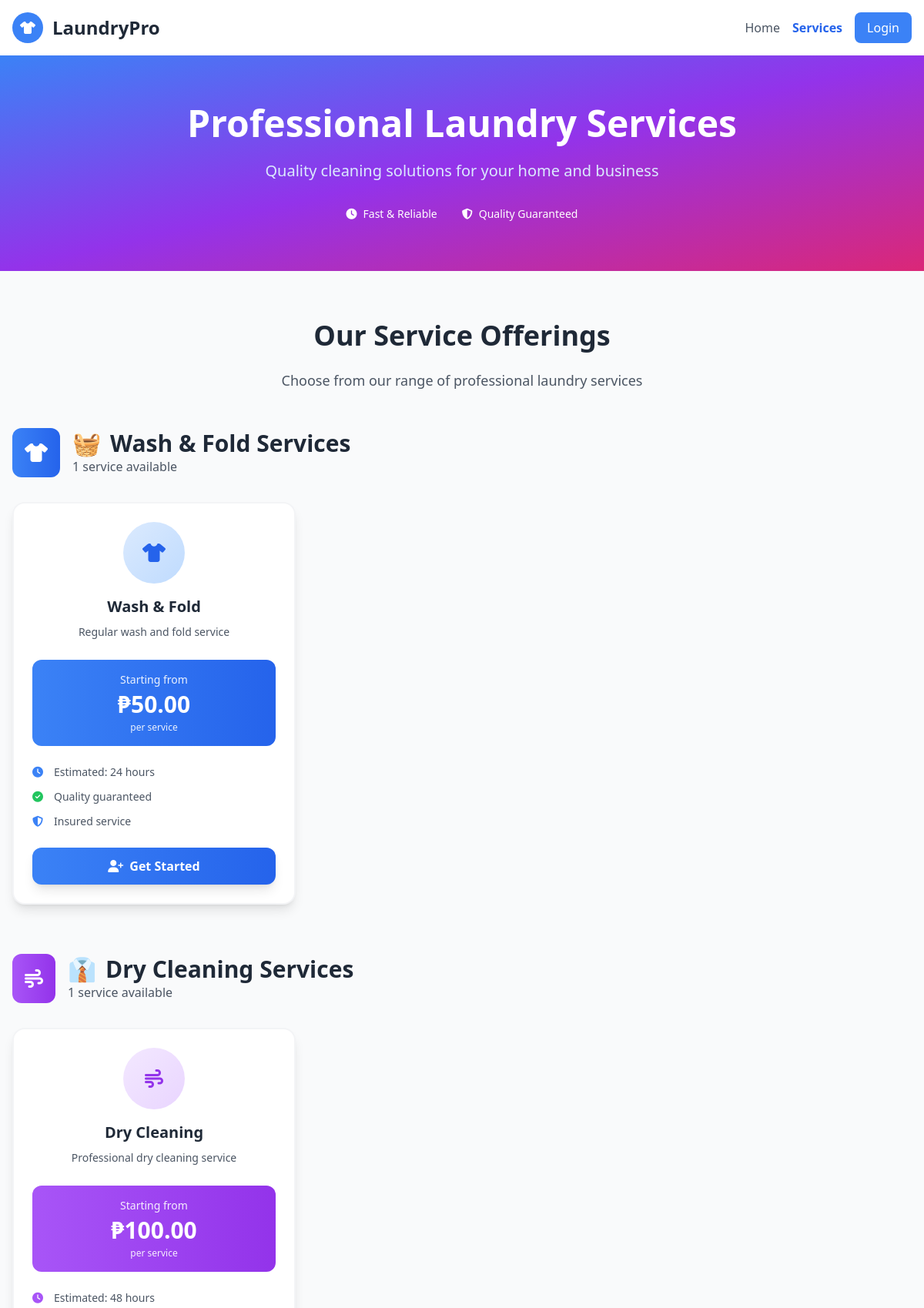
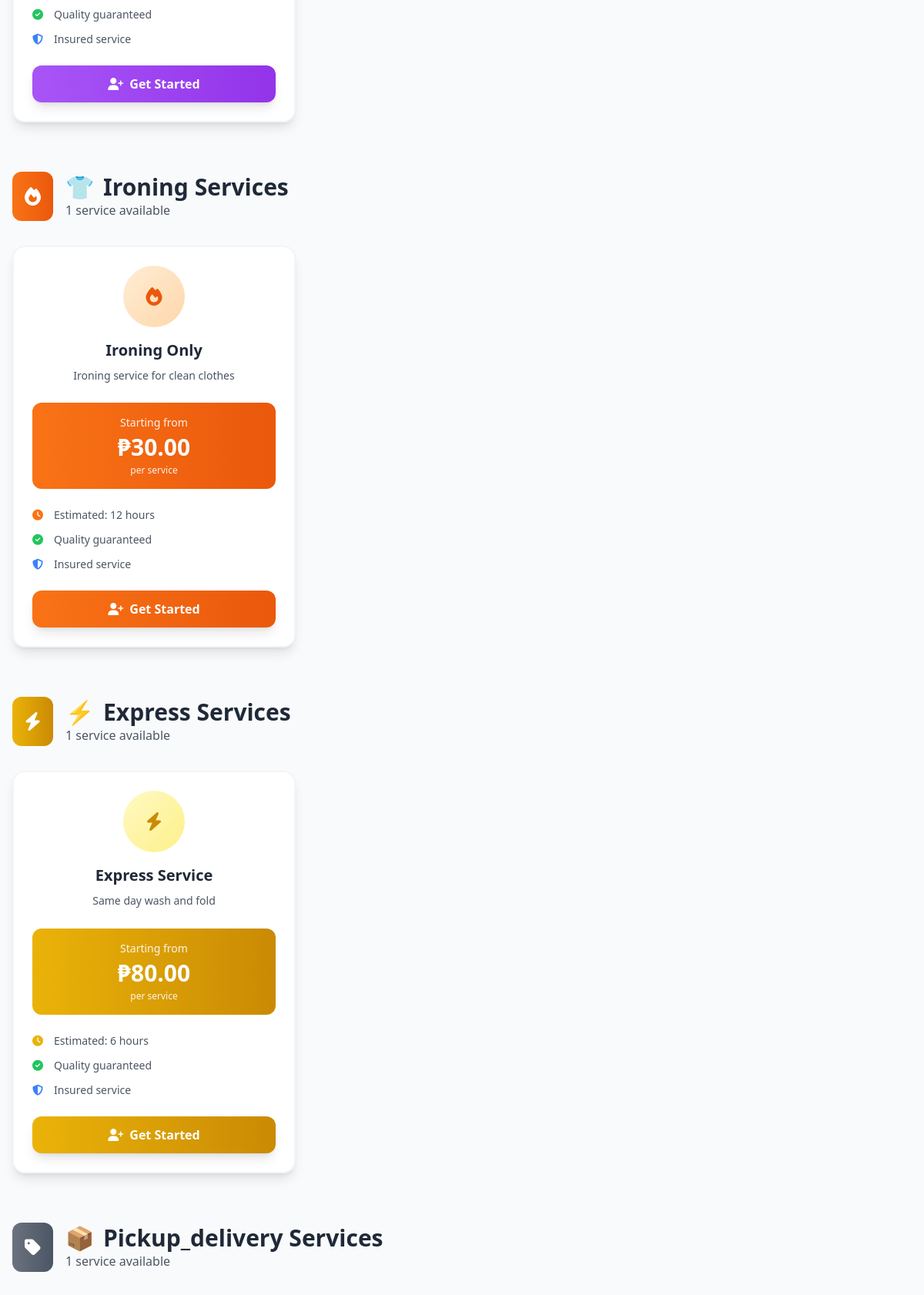
/services.php (upper part), run on the app's committed database (2 pictures, top to bottom).
### tables this page shows
CREATE TABLE `services` (
  `service_id` int(11) NOT NULL,
  `service_name` varchar(100) NOT NULL,
  `description` text DEFAULT NULL,
  `base_price` decimal(10,2) NOT NULL,
  `service_type` enum('wash_fold','dry_clean','ironing','express','pickup_delivery') NOT NULL,
  `estimated_duration` int(11) DEFAULT NULL COMMENT 'Duration in hours',
  `is_active` tinyint(1) DEFAULT 1,
  `created_at` datetime DEFAULT current_timestamp(),
  `updated_at` datetime DEFAULT current_timestamp() ON UPDATE current_timestamp()
);

### services.php (the view, shortened to what this page needs)
<?php
require_once 'config.php';
$stmt = $db->query("SELECT * FROM services WHERE is_active = 1 ORDER BY service_type, service_name");
$services = $stmt->fetchAll();
$servicesByType = [];
foreach ($services as $service) {
    $servicesByType[$service['service_type']][] = $service;
}
?>
<!DOCTYPE html>
<html lang="en">
<head>
    <script src="https://cdn.tailwindcss.com"></script>
    <link rel="stylesheet" href="https://cdnjs.cloudflare.com/ajax/libs/font-awesome/6.4.0/css/all.min.css">
</head>
<body class="bg-gray-50">
    <nav class="bg-white shadow-lg">
        <div class="max-w-7xl mx-auto px-4">
            <div class="flex justify-between items-center py-4">
                <div class="flex items-center">
                    <div class="bg-blue-500 w-10 h-10 rounded-full flex items-center justify-center mr-3">
                        <i class="fas fa-tshirt text-white"></i>
                    </div>
                    <h1 class="text-2xl font-bold text-gray-800">LaundryPro</h1>
                </div>
                <div class="flex items-center space-x-4">
                    <a href="index.php" class="text-gray-600 hover:text-blue-600 transition">Home</a>
                    <a href="services.php" class="text-blue-600 font-semibold">Services</a>
                    <a href="login.php" class="bg-blue-500 hover:bg-blue-600 text-white px-4 py-2 rounded-lg transition">Login</a>
                </div>
            </div>
        </div>
    </nav>
    <div class="bg-gradient-to-br from-blue-500 via-purple-600 to-pink-600 text-white py-16">
        <div class="max-w-7xl mx-auto px-4 text-center">
            <h1 class="text-5xl font-bold mb-6">Professional Laundry Services</h1>
            <p class="text-xl text-blue-100 mb-8">Quality cleaning solutions for your home and business</p>
            <div class="flex justify-center space-x-8 text-sm">
                <div class="flex items-center">
                    <i class="fas fa-clock mr-2"></i>
                    <span>Fast & Reliable</span>
                </div>
                <div class="flex items-center">
                    <i class="fas fa-shield-alt mr-2"></i>
                    <span>Quality Guaranteed</span>
                </div>
            </div>
        </div>
    </div>
    <div class="max-w-7xl mx-auto px-4 py-16">
        <?php if (empty($services)): ?>
        <div class="text-center py-16">
            <div class="bg-gray-100 w-24 h-24 rounded-full flex items-center justify-center mx-auto mb-6">
                <i class="fas fa-concierge-bell text-4xl text-gray-400"></i>
            </div>
            <h3 class="text-2xl font-bold text-gray-700 mb-4">Services Coming Soon</h3>
            <p class="text-gray-500 mb-8">We're currently setting up our service offerings. Please check back soon!</p>
            <a href="login.php"
               class="inline-flex items-center bg-blue-500 hover:bg-blue-600 text-white px-6 py-3 rounded-lg font-semibold transition">
                <i class="fas fa-user mr-2"></i>Create Account
            </a>
        </div>
        <?php else: ?>
        <div class="text-center mb-12">
            <h2 class="text-4xl font-bold text-gray-800 mb-6">Our Service Offerings</h2>
            <p class="text-gray-600 text-lg">Choose from our range of professional laundry services</p>
        </div>
        <?php
        $typeInfo = [
            'wash_fold' => ['label' => 'Wash & Fold', 'icon' => 'fa-tshirt', 'emoji' => '🧺', 'color' => 'blue'],
            'dry_clean' => ['label' => 'Dry Cleaning', 'icon' => 'fa-wind', 'emoji' => '👔', 'color' => 'purple'],
            'ironing' => ['label' => 'Ironing', 'icon' => 'fa-fire', 'emoji' => '👕', 'color' => 'orange'],
            'express' => ['label' => 'Express', 'icon' => 'fa-bolt', 'emoji' => '⚡', 'color' => 'yellow'],
        ];
        foreach ($servicesByType as $type => $typeServices):
            $info = $typeInfo[$type] ?? ['label' => ucfirst($type), 'icon' => 'fa-tag', 'emoji' => '📦', 'color' => 'gray'];
        ?>
        <div class="mb-16">
            <div class="flex items-center mb-8">
                <div class="bg-gradient-to-r from-<?= $info['color'] ?>-500 to-<?= $info['color'] ?>-600 p-4 rounded-xl mr-4">
                    <i class="fas <?= $info['icon'] ?> text-white text-2xl"></i>
                </div>
                <div>
                    <h3 class="text-3xl font-bold text-gray-800 flex items-center">
                        <span class="mr-3"><?= $info['emoji'] ?></span>
                        <?= $info['label'] ?> Services
                    </h3>
                    <p class="text-gray-600"><?= count($typeServices) ?> service<?= count($typeServices) > 1 ? 's' : '' ?> available</p>
                </div>
            </div>
            <div class="grid grid-cols-1 md:grid-cols-2 lg:grid-cols-3 gap-8">
                <?php foreach ($typeServices as $service): ?>
                <div class="bg-white rounded-2xl shadow-lg p-6 hover:shadow-2xl transition-all duration-300 transform hover:-translate-y-2 border-2 border-gray-100 hover:border-<?= $info['color'] ?>-300">
                    <div class="text-center mb-6">
                        <div class="bg-gradient-to-br from-<?= $info['color'] ?>-100 to-<?= $info['color'] ?>-200 w-20 h-20 rounded-full flex items-center justify-center mx-auto mb-4">
                            <i class="fas <?= $info['icon'] ?> text-<?= $info['color'] ?>-600 text-2xl"></i>
                        </div>
                        <h4 class="text-xl font-bold text-gray-800 mb-2"><?= htmlspecialchars($service['service_name']) ?></h4>
                        <p class="text-gray-600 text-sm leading-relaxed"><?= htmlspecialchars($service['description'] ?: 'Professional laundry service') ?></p>
                    </div>
                    <div class="text-center mb-6">
                        <div class="bg-gradient-to-r from-<?= $info['color'] ?>-500 to-<?= $info['color'] ?>-600 rounded-xl p-4 text-white">
                            <p class="text-sm opacity-90 mb-1">Starting from</p>
                            <p class="text-3xl font-bold">₱<?= number_format($service['base_price'], 2) ?></p>
                            <p class="text-xs opacity-90 mt-1">per service</p>
                        </div>
                    </div>
                    <div class="space-y-3 mb-6">
                        <?php if ($service['estimated_duration']): ?>
                        <div class="flex items-center text-sm text-gray-600">
                            <i class="fas fa-clock text-<?= $info['color'] ?>-500 mr-3 w-4"></i>
                            <span>Estimated: <?= $service['estimated_duration'] ?> hours</span>
                        </div>
                        <?php endif; ?>
                        <div class="flex items-center text-sm text-gray-600">
                            <i class="fas fa-check-circle text-green-500 mr-3 w-4"></i>
                            <span>Quality guaranteed</span>
                        </div>
                        <div class="flex items-center text-sm text-gray-600">
                            <i class="fas fa-shield-alt text-blue-500 mr-3 w-4"></i>
                            <span>Insured service</span>
                        </div>
                    </div>
                    <a href="login.php"
                       class="block w-full bg-gradient-to-r from-<?= $info['color'] ?>-500 to-<?= $info['color'] ?>-600 hover:from-<?= $info['color'] ?>-600 hover:to-<?= $info['color'] ?>-700 text-white font-semibold py-3 rounded-xl transition-all duration-300 transform hover:scale-105 shadow-lg hover:shadow-xl text-center">
                        <i class="fas fa-user-plus mr-2"></i>Get Started
                    </a>
                </div>
                <?php endforeach; ?>
            </div>
        </div>
        <?php endforeach; ?>
        <?php endif; ?>
    </div>
</body>
</html>

### data on the page
services: service_name "Wash & Fold", description "Regular wash and fold service", base_price "50.00", estimated_duration "24"
services: service_name "Dry Cleaning", description "Professional dry cleaning service", base_price "100.00", estimated_duration "48"
services: service_name "Ironing Only", description "Ironing service for clean clothes", base_price "30.00", estimated_duration "12"
services: service_name "Express Service", description "Same day wash and fold", base_price "80.00", estimated_duration "6"

### other printed values
$info['emoji'] "🧺"
$info['label'] "Wash & Fold"
count($typeServices) "1"
$info['emoji'] "👔"
$info['label'] "Dry Cleaning"
$info['emoji'] "👕"
$info['label'] "Ironing"
$info['emoji'] "⚡"
$info['label'] "Express"
$info['emoji'] "📦"
$info['label'] "Pickup_delivery"
